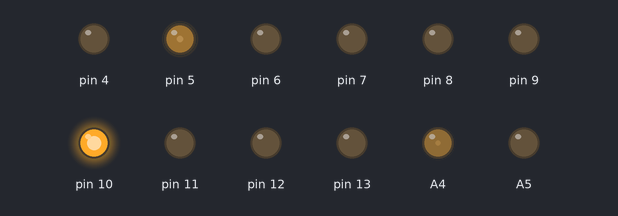
This sketch was run on a simulated Arduino Uno, built with avr-gcc and run on an emulated ATmega328P. On the bench: output pins drawn as LEDs (lit = HIGH).

Above: at 0.15 s.
At 13.9 s:
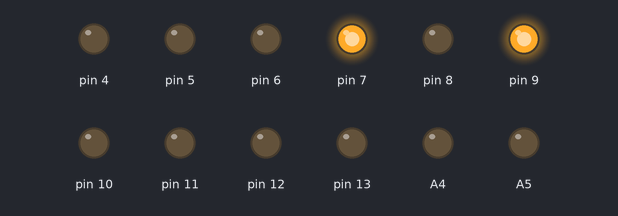
At 15.4 s:
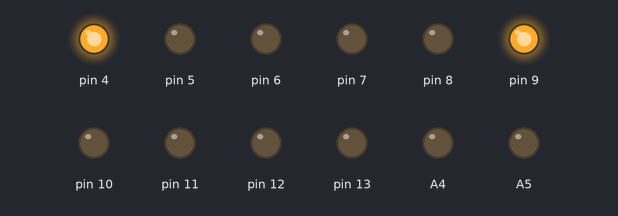
At 17.4 s:
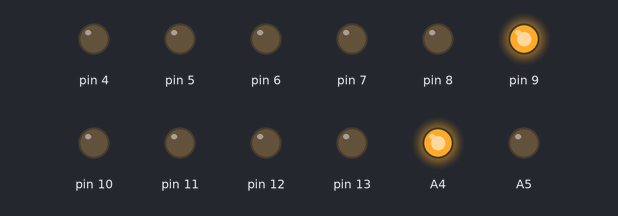
At 20.5 s:
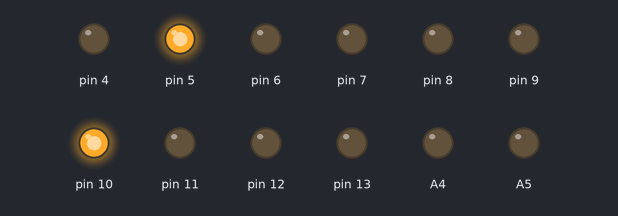
At 27.2 s:
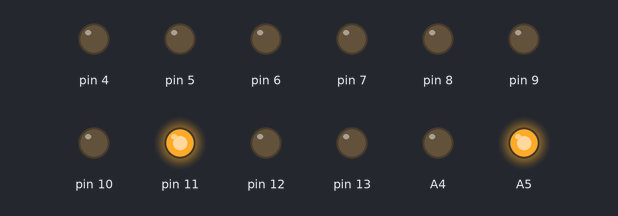
Timing chart, 0 to 40.0 s (numbered marks = the images above):
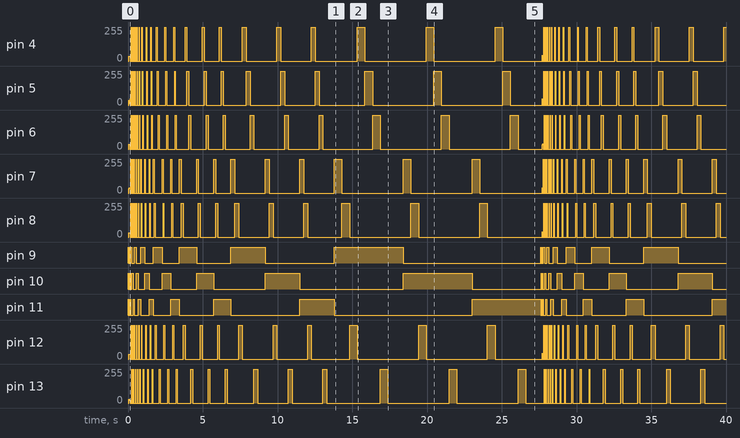

The sketch:

HelloWorld.ino
```cpp
int dauer = 1;

int saeulen[] = {7,8,12,4,5,6,13,A4,A5};
int ebenen[] = {9,10,11};

void setup()
{
  pinMode(9, OUTPUT);
  pinMode(8, OUTPUT);
  pinMode(7, OUTPUT);
  pinMode(6, OUTPUT);
  pinMode(5, OUTPUT);
  pinMode(4, OUTPUT);
  pinMode(10, OUTPUT);
  pinMode(11, OUTPUT);
  pinMode(13, OUTPUT);
  pinMode(12, OUTPUT);
  pinMode(A4, OUTPUT);
  pinMode(A5, OUTPUT);
}

void loop()
{
  for(int e = 0; e < 3; e++)
  {
    an(ebenen[e]);
    for(int s = 0; s < 9; s++)
    {
      an(saeulen[s]);
      delay(dauer);
      aus(saeulen[s]);
    }
    aus(ebenen[e]);
  }
  if(dauer >= 500)
    dauer = 1;
  dauer = dauer * 2;
}

void an(int channel)
{
  digitalWrite(channel, HIGH);
}

void aus(int channel)
{
  digitalWrite(channel, LOW);
}
```
